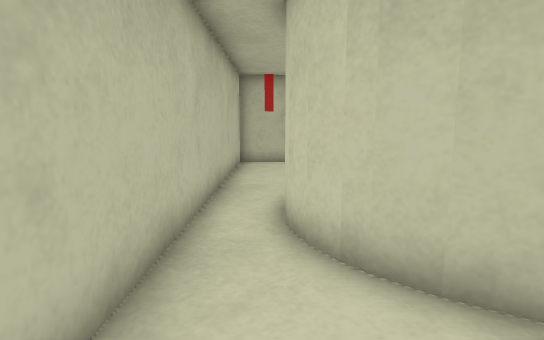
[1] (above)

12 first-person views from a walk through a robot-simulator world made for Webots. The camera is 0.44 m above the floor, tilts 8° down and sees 80° across. The floor is counted in squares, 0.25 m on a side. Each view is taken from the middle of a square. On the plan, view 1 faces up. The plan holds only what a view shows up to about 16 squares ahead; the rest is blank. The robots in the file are not drawn. Simple shapes and patterns stand in for the simulator's stock objects.

[2]
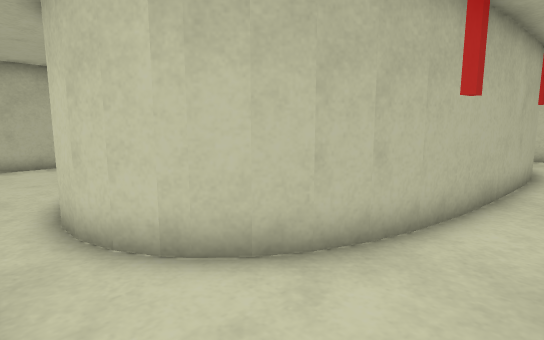

[3]
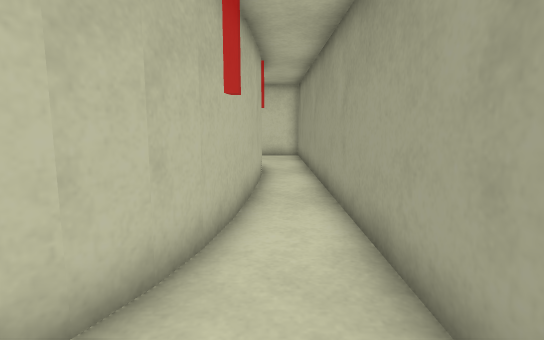

[4]
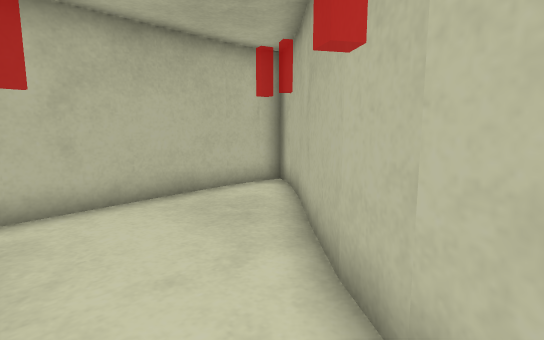

[5]
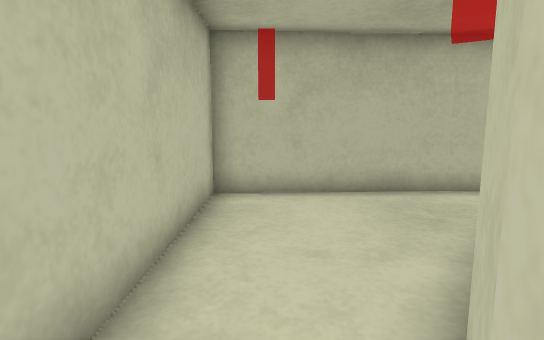

[6]
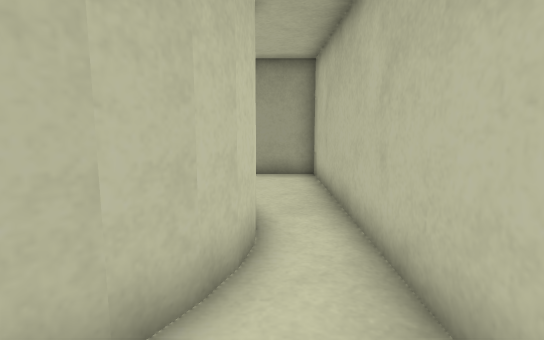

[7]
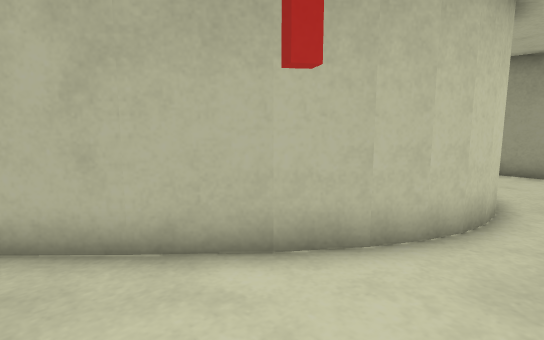

[8]
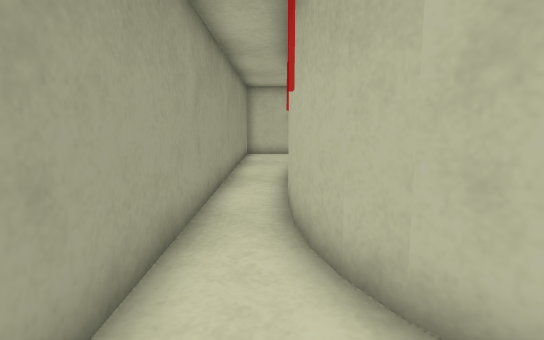

[9]
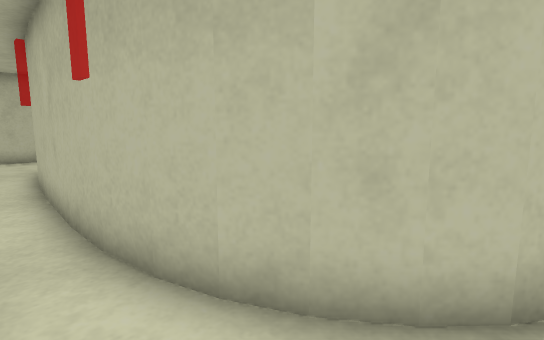

[10]
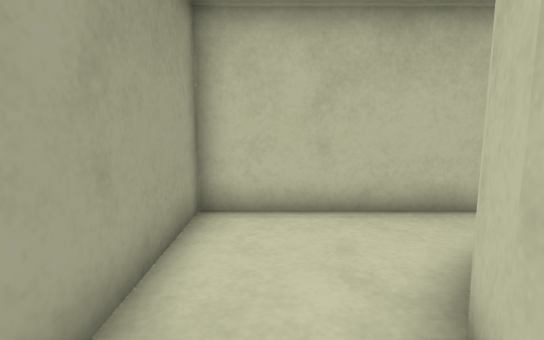

[11]
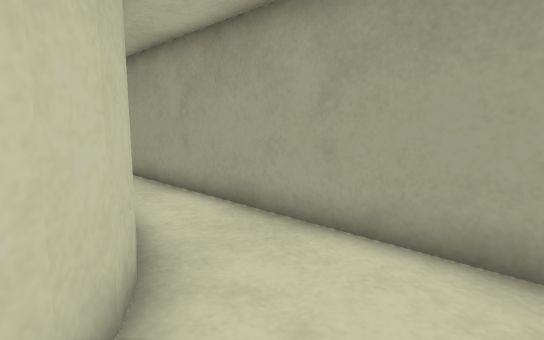

[12]
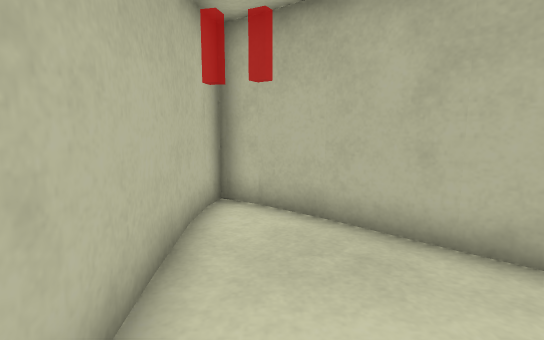

### Floor plan
Points are (right, up) in squares from view 1. A wall is a line through its corners. A room is listed if a view was taken in it or the views show most of it. See-through windows are left out.
Room 1 (views 1, 2, 3, 8, 9, 10)
walls: (8, 1.4) (4.4, 2); (4.6, 1.9) (3.2, 2.3); (12.4, 1.4) (7.8, 1.3); (3.4, 2.3) (2.4, 2.7); (13.5, 1.6) (12.3, 1.4); (2.5, 2.6) (1.7, 3.1); (1.8, 3.1) (1, 3.8); (14.5, 1.8) (13.5, 1.5); (1.2, 3.6) (0.9, 4); (15.3, 2.2) (14.4, 1.8); (16.1, 2.8) (15.2, 2.2); (16.7, 3.5) (16, 2.7); (16.8, 3.7) (16.6, 3.3); (-1.5, 3.5) (-1.5, -0.5) (16.4, -0.5); (18.5, 1.6) (18.5, 2.1)
ways out: opening at (-0.5, 4) to room 2
Room 2 (views 4, 5, 6, 7, 11, 12)
walls: (1.9, 9.9) (6.1, 14.4); (0.7, 7.9) (1.2, 8.8) (2.1, 10); (0.4, 7.1) (0.7, 8); (0.2, 6.4) (0.4, 7.2); (0.3, 5.6) (0.3, 6.5); (4.7, 15.5) (-1.5, 15.1) (-1.5, 3.5); (6, 14.3) (6.6, 15.2); (0.5, 4.6) (0.3, 5.5); (5.9, 15.4) (4.5, 15.5); (1, 3.8) (0.5, 4.7)
ways out: opening at (-0.5, 4) to room 1

Positions as (right, up) in squares from view 1, and headings:
1: (0, 0), facing up
2: (-1, 0), facing up-right
3: (0, 1), facing right
4: (-1, 8), facing up-right
5: (0, 7), facing up
6: (0, 11), facing down
7: (-1, 13), facing down-right
8: (18, 1), facing left
9: (17, 0), facing up-left
10: (5, 1), facing left
11: (-1, 4), facing down-right
12: (-1, 14), facing right
